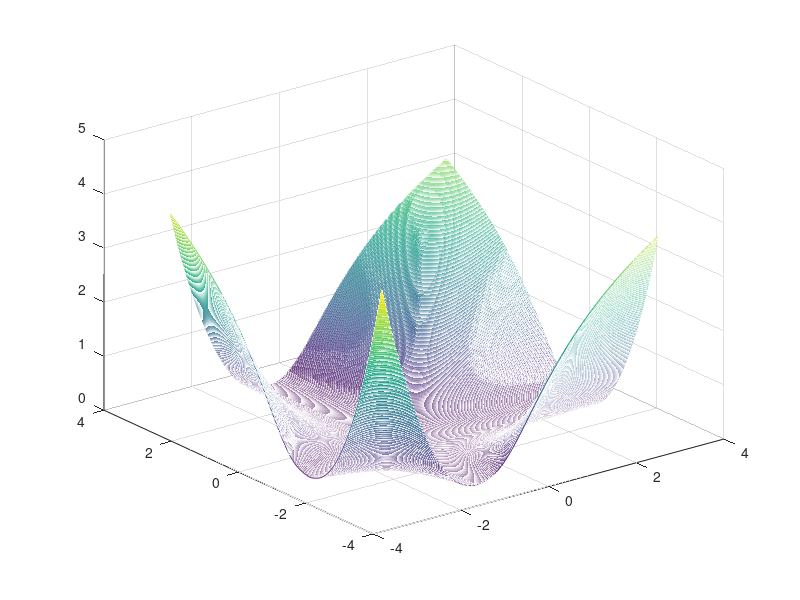

The MATLAB script that drew this image:
%% matrixFirFan.m
clc; clear; close all;

%% set up spatial frequency coordinate space
hSize = [480,480];
numPixelRow = hSize(1);
numPixelColumn = hSize(2);
axisX = linspace(-pi,pi,numPixelRow);
axisY = linspace(-pi,pi,numPixelColumn);
[axisxx, axisyy] =  meshgrid(axisX, -axisY);

% in accordance with paper's syntax
z1 = axisxx;
z2 = axisyy;

%% Build filter from matrix definition
phi = pi/4; % fan orientation
theta = 0.1*pi; % aperature angle

a = 1 / tan(theta/2);
% a0 = 1; a1 = 1;
% b0 = 1;
% 
% x = [-3, -5, -7, -5, -3;...
%     -1, -3, -5, -3, -1;...
%     0, 0, 0, 0, 0;...
%     1, 3, 5, 3, 1;...
%     3, 5, 7, 5, 3];
% P_phi = cos(phi)*x - sin(phi)*x';
% Q_phi = sin(phi)*x + cos(phi)*x';

% A_2 = a0 * (Q_phi * Q_phi) - (a^2 * (P_phi * P_phi)) + 1j*a*a1 * (P_phi * Q_phi);
% B_2 = b0 * (Q_phi * Q_phi) - (a^2 * (P_phi * P_phi));

% A_1 = [0.2464, 0.9407, 1.1418, 0.4027, 0.0671;...
%       0.9407, 3.2233, 3.8917, 1.6092, 0.4027;...
%       1.1418, 3.8917, 6.1484, 3.8917, 1.1418;...
%       0.4027, 1.6092, 3.8917, 3.2233, 0.9407;...
%       0.0671, 0.4027, 1.1418, 0.9407, 0.2464];
%   
% B_1 = [0.0947, 0.1941, 0.0732, -0.0163, 0.0245;...
%       0.1941, -0.2738, -0.7181, 0.0774, 0.3112;...
%       0.0732, -0.7181, 1.0000, 2.8851, 1.2743;...
%       -0.0163, 0.0774, 2.8851, 3.6570, 1.1768;...
%       0.0245, 0.3112, 1.2743, 1.1768, 0.3131];

B_C1 = [0.3513, 1.01, 1.01, 0.3513];
A_C1 = [1, 0.9644, 0.6701, 0.088];

A_C = A_C1' * A_C1;
B_C = B_C1' * B_C1;

Hw1 = zeros(numPixelRow,numPixelColumn);
for iZ_1 = 1:numPixelRow
    for iZ_2 = 1:numPixelColumn
%         z_1 = [1, z1(iZ_1,iZ_2), z1(iZ_1,iZ_2)^2, z1(iZ_1,iZ_2)^3, z1(iZ_1,iZ_2)^4];
%         z_2 = [1, z2(iZ_1,iZ_2), z2(iZ_1,iZ_2)^2, z2(iZ_1,iZ_2)^3, z2(iZ_1,iZ_2)^4];
        
        z_1 = [1, z1(iZ_1,iZ_2), z1(iZ_1,iZ_2)^2, z1(iZ_1,iZ_2)^3];
        z_2 = [1, z2(iZ_1,iZ_2), z2(iZ_1,iZ_2)^2, z2(iZ_1,iZ_2)^3];
%         z_1 = [1, z1(iZ_1,iZ_2), z1(iZ_1,iZ_2).^2];
%         z_2 = [1, z2(iZ_1,iZ_2), z2(iZ_1,iZ_2).^2];
        
        Hw1(iZ_1,iZ_2) = (z_1 * B_C * z_2') / (z_1 * A_C * z_2');
    end
end

figure (1); mesh(z1,z2,abs(Hw1));
%zlim([0 1]);







